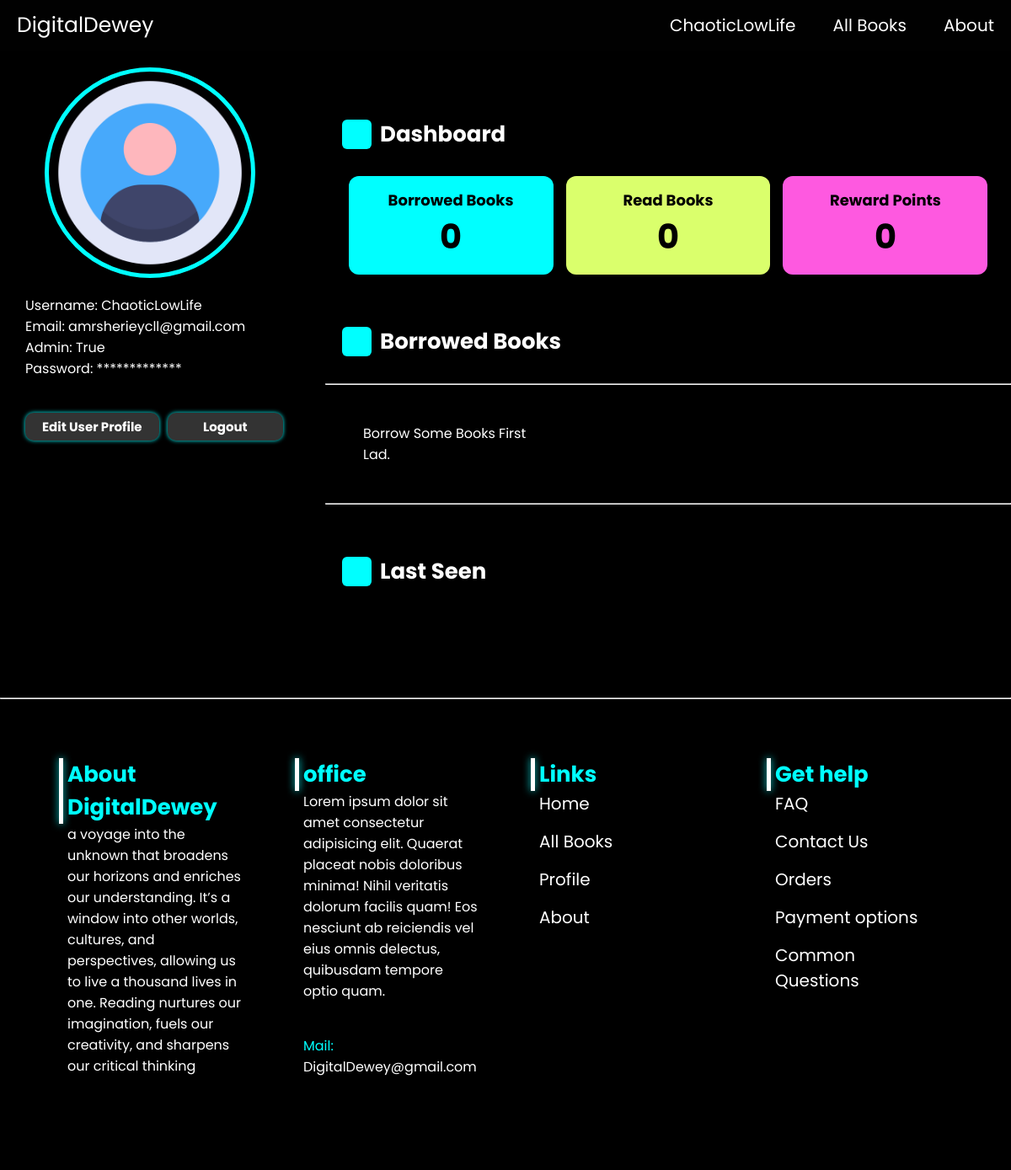
Before: /profile (signed in) with the older database file.
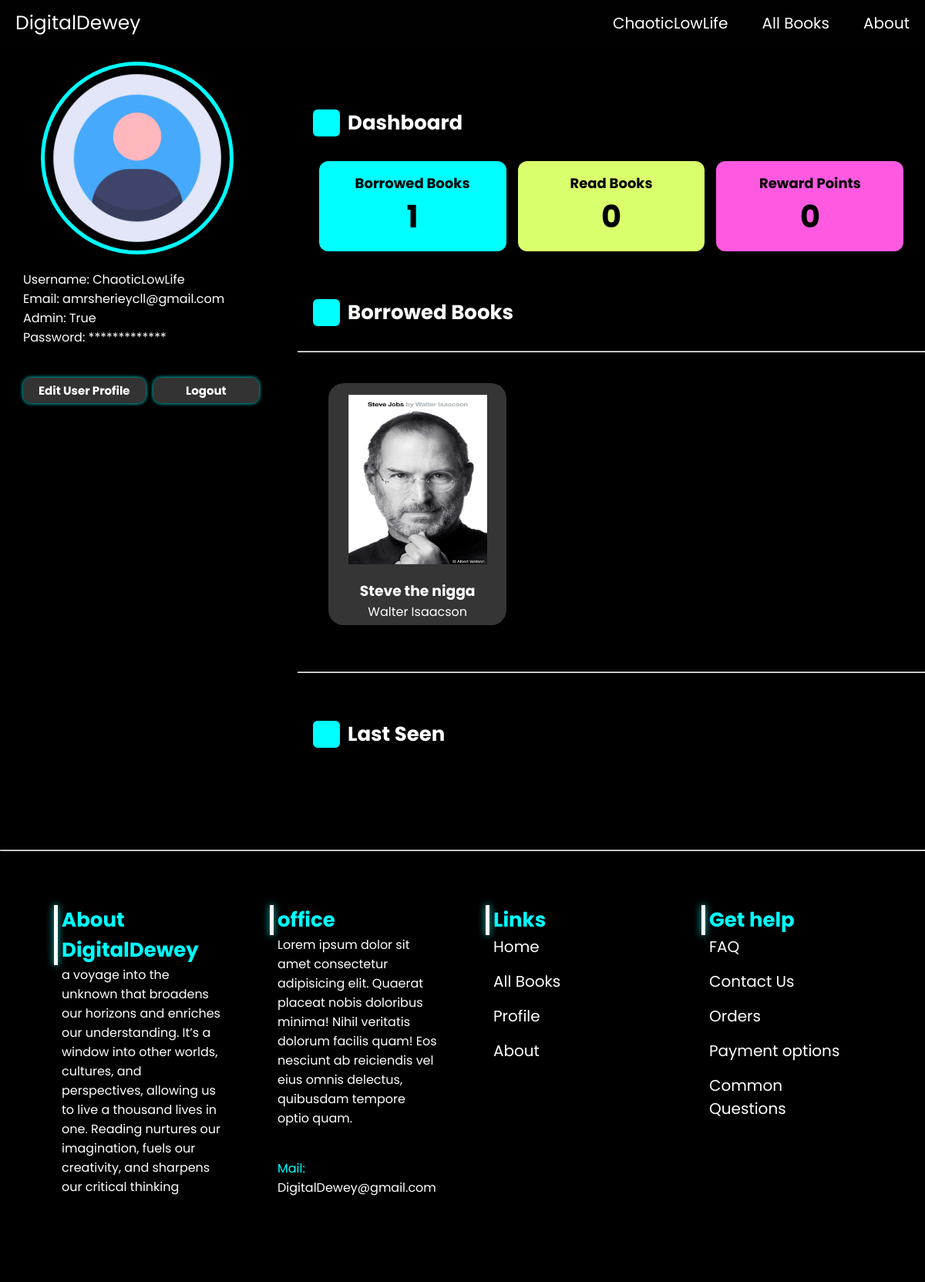
After: the same page with the newer database file.
### Books/models.py (models this page shows, shortened)
class BorrowedBook(models.Model):
    book = models.ForeignKey(Book, on_delete=models.CASCADE, related_name='borrowings')
    borrower = models.ForeignKey(settings.AUTH_USER_MODEL, on_delete=models.CASCADE, related_name='borrowed_books')

class Book(models.Model):
    title = models.CharField(max_length=100)
    author = models.CharField(max_length=100)
    cover = models.ImageField(upload_to='covers/', default='/static/imgs/Books/(43).jpg')
    category = models.CharField(max_length=100, default='Category')
    price = models.TextField(max_length=10, default="0.00")
    available = models.CharField(default='Available', max_length=100,blank=True, null=True)
    description = models.TextField(blank=True, null=True)
    section = models.CharField(max_length=100, default='General',blank=True, null=True)

### page/views.py (the view)
# urls.py: path('profile', views.Profile, name='Profile'),
@login_required
def Profile(request):
    borrowed_books = BorrowedBook.objects.filter(borrower=request.user)
    borrowed_books_count = borrowed_books.count()
    context = {
        'borrowed_books': borrowed_books,
        'borrowed_books_count': borrowed_books_count,
    }
    return render(request, 'HTML/Profile.html', context)

### templates/HTML/Profile.html (shortened to what this page needs)
{% extends 'Assets-HTML/Footer.html' %}
{% block content %}
<!DOCTYPE html>
<html>
    <head>
        {% load static %}
        <link rel="stylesheet" href="{% static 'Styles/Profile.css'%}">
    </head>
    <body>
        <div class="wraper">
            <div class="userInfo">
                <div class="userImage">
                    <img src="{% static 'Imgs/user-profile.png'%}" alt="" class="profileImage">
                </div>
                <div class="about">
                    <span id="usernameText">Username: {{ user.username }}</span>
                    <span id="emailText">Email: {{ user.email }}</span>
                    <span id="roleText">Admin: {{ user.is_staff }}</span>
                    <span id="passwordText">Password: ************* </span>
                </div>
                <div class="buttons">
                    <button id="editProfileButton">Edit User Profile</button>
                    <button><a href="{%url 'authentication:Logout'%}">Logout</a></button>
                </div>
            </div>
            <div class="dashboard">
                <div class="title">
                    <ion-icon name="speedometer-outline"></ion-icon>
                    <h2>Dashboard</h2>
                </div>
                <div class="boxes" id="boxesContainer">
                    <div class="box box1">
                        <span class="text">Borrowed Books</span>
                        <span class="number" id="borrowNum">{{ borrowed_books_count }}</span>
                    </div>
                    <div class="box box2">
                        <span class="text" >Read Books</span>
                        <span class="number" id="readNum">0</span>
                    </div>
                    <div class="box box3">
                        <span class="text">Reward Points</span>
                        <span class="number" id="rewardPoints">0</span>
                    </div>
                </div>
                <div class="activity" id="borrowedContainer">
                    <div class="title">
                        <ion-icon name="book-outline"></ion-icon>
                        <h2 class="text">Borrowed Books</h2>
                    </div>
                    <hr>
                    <div class="borrowed-books">
                        {% for book in borrowed_books %}
                            <div class="bookCover">
                                <a href="{% url 'page:Book_Details' book.book.id %}"><img src="{{ book.book.cover.url }}" width="180px" height="230px" name="{{book.book.title}}"  author = "{{book.book.author}}" category = "{{book.book.category}}" section = "{{book.book.section}}" description = "{{book.book.description}}" availability = "{{book.book.available}}" price = "{{book.book.price}}"></a>
                                <h3 class="book-name">{{book.book.title}}</h3>
                                <p class="book-author">{{book.book.author}}</p>
                            </div>
                        {% empty %}
                            <p class="detailsPtag">Borrow Some Books First Lad.</p>
                        {% endfor %}
                    </div>
                    <hr>
                </div>
                <div class="activity" id="lastContainer">
                    <div class="title">
                        <ion-icon name="time-outline"></ion-icon>
                        <h2 class="text">Last Seen</h2>
                    </div>
                </div>
            </div>
        </div>
    </body>
</html>
{% endblock %}

Changed rows visible on the page:
added BorrowedBook: book.cover (picture), book "Steve the nigga", book.author "Walter Isaacson"
Other visible differences:
{{ borrowed_books_count }}: "0" → "1"
text no longer shown: "Borrow Some Books First Lad."
